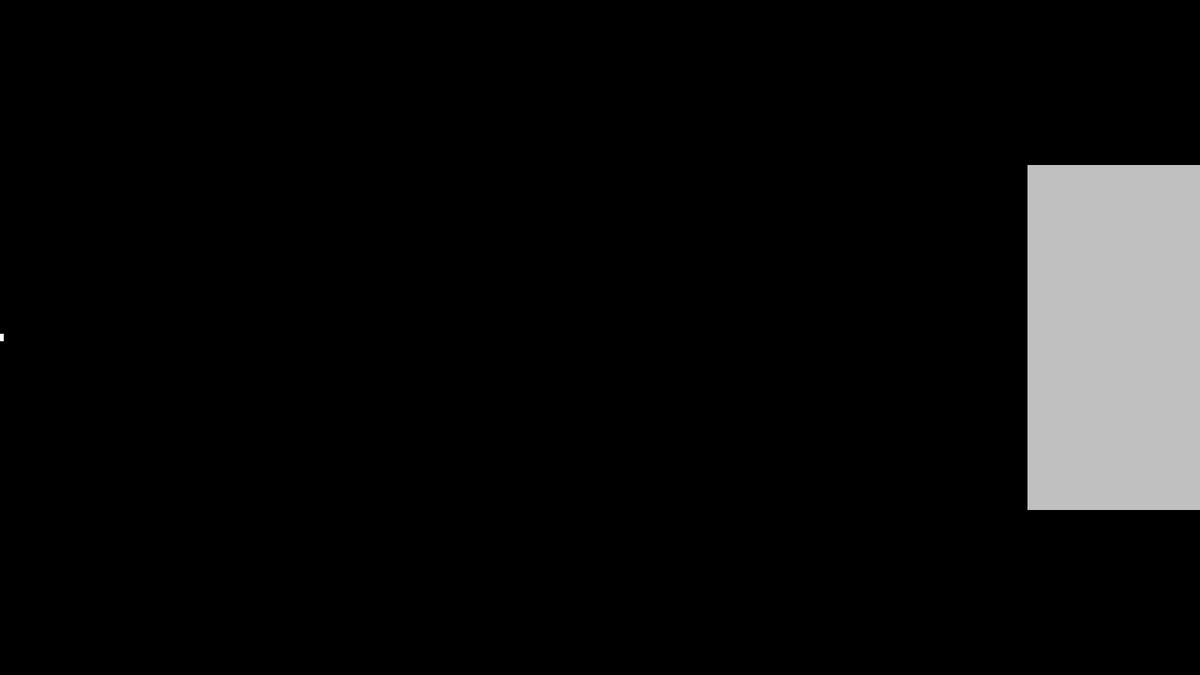
Frame 1 (no input)
Frame 60 (no input): identical to frame 1, image omitted
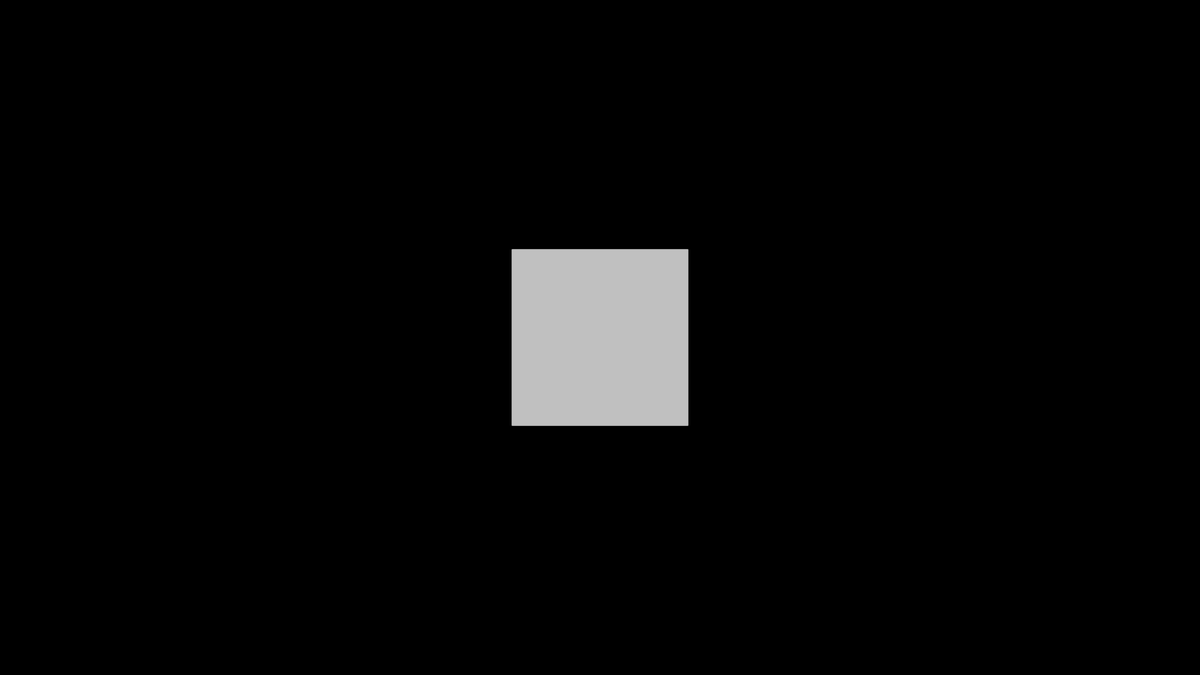
Frame 120 (the mouse pressed at the canvas centre since frame 60)

The p5.js sketch that drew these frames (run headless with seeded random() and noise() and a simulated clock; from frame 60 on, the mouse is pressed at the canvas centre):

// p5.js sketch
// ── sketch.js
/*
 * @name Mouse 2D
 * @description Moving the mouse changes the position and
 * size of each box.
 */
function setup() {
  createCanvas(1600, 900);
  noStroke();
  rectMode(CENTER);
}

function draw() {
  background(0);
  fill(255, 255, 255);
  rect(mouseX, height / 2, mouseY / 2 + 10, mouseY / 2 + 10);
  fill(192, 192, 192);
  let inverseX = width - mouseX;
  let inverseY = height - mouseY;
  rect(inverseX, height / 2, inverseY / 2 + 10, inverseY / 2 + 10);
}
